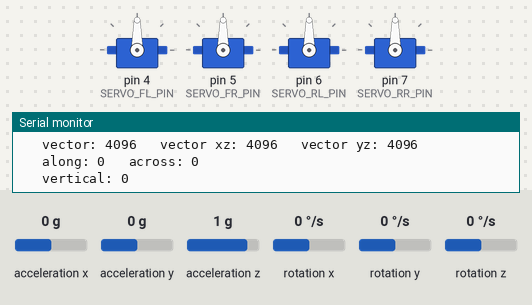
A sketch run on a simulated Arduino Uno, built with avr-gcc and run on an emulated ATmega328P. Parts: 4 × servo, the last lines printed to the serial monitor. Wiring (inferred from the names in the program): MPU-6050 motion sensor at I2C address 0x68. The inputs (shaded band) are chosen by the test bench; at power-on: acceleration x 0 g, acceleration y 0 g, acceleration z 1 g, rotation x 0 °/s, rotation y 0 °/s, rotation z 0 °/s.

Above: at 10.5 s.
10.6 s: acceleration x set to -1.4 g
At 10.76 s:
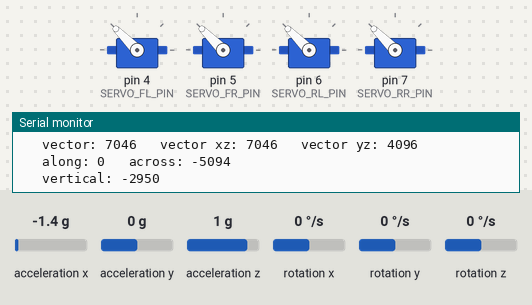
At 12.5 s:
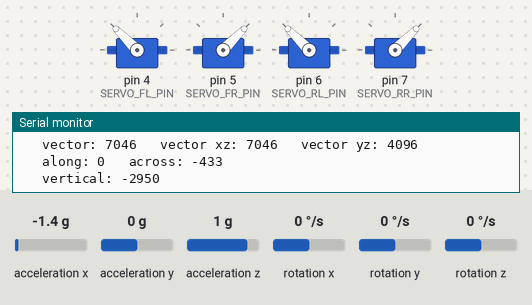
12.8 s: acceleration y set to -1.4 g
14.9 s: acceleration z set to 0 g
17.9 s: rotation x set to -192 °/s
At 20.7 s:
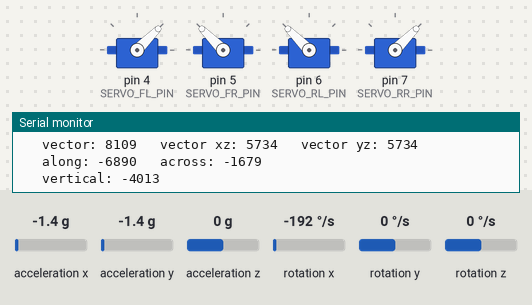
20.9 s: rotation y set to -192 °/s
At 21.4 s:
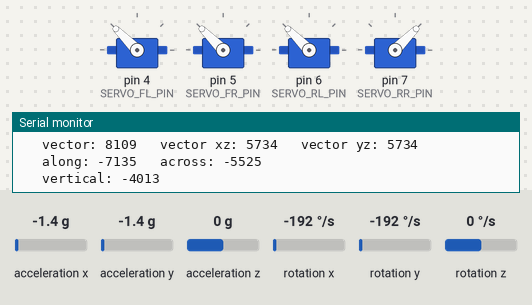
23.9 s: acceleration z set to -1.4 g
Timing chart, 0 to 29.4 s (numbered marks = the images above; inputs shaded):
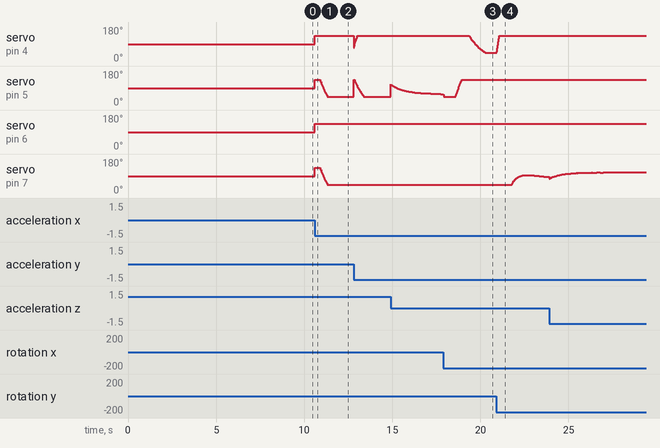

The sketch:

Micro_Suspension.ino
```cpp
// 4 Channel "Micro RC" Receiver with 4 standard RC Servo Outputs (used as active suspension)
// ATMEL Mega 328P TQFP 32 soldered directly to the board, 8MHz external resonator, (tested on a Pro Micro 8MHz)
// MPU-6050 gyro / accelerometer


/* This code is still very quick and dirty!
 *  MPU-6050 code based on the work of Joop Brokking, no library required!
 *  8MHz is a bit on the weak side, servo lag may occure
 *  This simulation shows an active truck cabin suspension, using 4 servos
 */

const float codeVersion = 0.1; // Software revision (see)

//
// =======================================================================================================
// BUILD OPTIONS (comment out unneeded options)
// =======================================================================================================
//

#define DEBUG // if not commented out, Serial.print() is active! For debugging only!!

//
// =======================================================================================================
// INCLUDE LIRBARIES
// =======================================================================================================
//

// Libraries
#include <Wire.h> // I2C library (for the MPU-6050 gyro /accelerometer)
#include <Servo.h>
//#include <PID_v1.h> // https://github.com/br3ttb/Arduino-PID-Library/

// Tabs (header files in sketch directory)
#include "MPU6050.h"
#include "helper.h"

//
// =======================================================================================================
// PIN ASSIGNMENTS & GLOBAL VARIABLES
// =======================================================================================================
//

// Create Servo objects
Servo servoFL;
Servo servoFR;
Servo servoRL;
Servo servoRR;

// Pin assignment
#define SERVO_FL_PIN 4 // Front left servo pin
#define SERVO_FR_PIN 5 // Front right servo pin
#define SERVO_RL_PIN 6 // Rear left servo pin
#define SERVO_RR_PIN 7 // Rear right servo pin

//
// =======================================================================================================
// MAIN ARDUINO SETUP (1x during startup)
// =======================================================================================================
//

void setup() {

#ifdef DEBUG
  Serial.begin(115200);
  delay(3000);
#endif


  // Servo pins
  servoFL.attach(SERVO_FL_PIN);
  servoFR.attach(SERVO_FR_PIN);
  servoRL.attach(SERVO_RL_PIN);
  servoRR.attach(SERVO_RR_PIN);

  // MPU 6050 accelerometer / gyro setup
  setupMpu6050();

  // PID controller setup
  //setupPid();

}

//
// =======================================================================================================
// WRITE SERVO POSITIONS
// =======================================================================================================
//

void writeServos() {

    servoFL.write(constrain((90 + along / 20 - across / 20 - vertical / 20), 45, 135)); // 45 - 135° (front left)
    servoFR.write(constrain((90 - along / 20 - across / 20 + vertical / 20), 45, 135));; // 45 - 135° (front right)
    servoRL.write(constrain((90 - along / 20 - across / 20 - vertical / 20), 45, 135)); // 45 - 135° (rear left)
    servoRR.write(constrain((90 + along / 20 - across / 20 + vertical / 20), 45, 135)); // 45 - 135° (rear right)

}

//
// =======================================================================================================
// BALANCING CALCULATIONS
// =======================================================================================================
//
/*
void balancing() {

  // Read sensor data
  readMpu6050Data();

  angleMeasured = angle_pitch - tiltCalibration;

  // Read speed pot with 0.2s fader
  static unsigned long lastPot;
  if (millis() - lastPot >= 40) { // 40ms
    lastPot = millis();
    speedPot = (speedPot * 4 + data.axis3) / 5; // 1:5
  }

  // PID Parameters (Test)
  double speedKp = 0.9, speedKi = 0.03, speedKd = 0.0;
  double angleKp = data.pot1 / 8.0, angleKi = 25.0, angleKd = 0.12; // /You need to connect a potentiometer to the transmitter analog input A6

  // PID Parameters (Working)
  //double speedKp = 0.9, speedKi = 0.03, speedKd = 0.0;
  //double angleKp = data.pot1 / 8.0, angleKi = 25.0, angleKd = 0.12; // You need to connect a potentiometer to the transmitter analog input A6

  // Speed PID controller (important to protect the robot from falling over at full motor rpm!)
  speedTarget = ((float)speedPot - 50.0) / 1.51; // (100 - 50) / 1.51 = Range of about +/- 33 (same as in setupPid() !)
  speedMeasured = speedAveraged * 1.3; //angleOutput; // 43 / 33 = 1.3
  speedPid.SetTunings(speedKp, speedKi, speedKd);
  speedPid.Compute();

  // Angle PID controller
  angleTarget = speedOutput / -8.25; // 33.0 (from above) / 8.25 = Range of about +/- 4.0° tilt angle
  //  angleTarget = (speedPot - 50) / -12.5; // 50 / 12.5 = Range of about +/- 4.0° tilt angle
  anglePid.SetTunings(angleKp, angleKi, angleKd);
  anglePid.Compute();

  // Send the calculated values to the motors
  driveMotorsBalancing();

  // Display PID variables on the transmitter OLED (for debugging only, comment out the corresponding variables in checkBattery() in this case)
  //loopDuration(); // compute the loop time
  //payload.vcc = loopTime;
  //payload.vcc = angleMeasured;
  //payload.vcc = speedTarget;
  //payload.batteryVoltage = speedOutput;
  //payload.batteryVoltage = speedMeasured;
}*/

//
// =======================================================================================================
// MRSC (MICRO RC STABILITY CONTROL) CALCULATIONS
// =======================================================================================================
// For cars with stability control (steering overlay depending on gyro yaw rate)
/*
void mrsc() {

  // Read sensor data
  readMpu6050Data();

  // If the MRSC gain is a fixed value, read it!
#ifdef MRSC_FIXED
  data.pot1 = mrscGain;
#endif

  // Compute steering compensation overlay
  int turnRateSetPoint = data.axis1 - 50;  // turnRateSetPoint = steering angle (0 to 100) - 50 = -50 to 50
  int turnRateMeasured = yaw_rate * abs(data.axis3 - 50); // degrees/s * speed
  int steeringAngle = turnRateSetPoint + (turnRateMeasured * data.pot1 / 100);  // Compensation depending on the pot value

  steeringAngle = constrain (steeringAngle, -50, 50); // range = -50 to 50

  // Control steering servo (MRSC mode only)
  servo1.write(map(steeringAngle, 50, -50, lim1L, lim1R) ); // 45 - 135°

  // Control motor 2 (steering, not on "High Power" board type)
  if (!HP) {
    Motor2.drive((steeringAngle + 50), 0, steeringTorque, 0, false); // The steering motor (if the original steering motor is reused instead of a servo)
  }

  // Control motors
  driveMotorsCar();

}*/

//
// =======================================================================================================
// SUSPENSION CALCULATIONS
// =======================================================================================================
//

void calculateSuspension() {

  // Read sensor data
  readMpu6050Data();

}

//
// =======================================================================================================
// MAIN LOOP
// =======================================================================================================
//

void loop() {

  // Calculate suspension
  calculateSuspension();

  // Write the servo positions
  writeServos();

}
```

helper.h
```cpp
#ifndef helper_h
#define helper_h

#include "Arduino.h"

//
// =======================================================================================================
// LOOP TIME MEASUREMENT
// =======================================================================================================
//

unsigned int loopTime;

void loopDuration() {
  static unsigned long timerOld;
  unsigned long timer = millis();
  loopTime = timer - timerOld;
  timerOld = timer;
}

#endif
```

Source omitted: MPU6050.h (14676 bytes)

Measured:
- after the input at 10.6 s, servo on pin 4 (SERVO_FL_PIN), servo on pin 6 (SERVO_RL_PIN): 90° → 135° at once
- after the input at 17.9 s, servo on pin 4 (SERVO_FL_PIN): moves from 135° to 45° over 0.92 s, starting after 1.4 s
